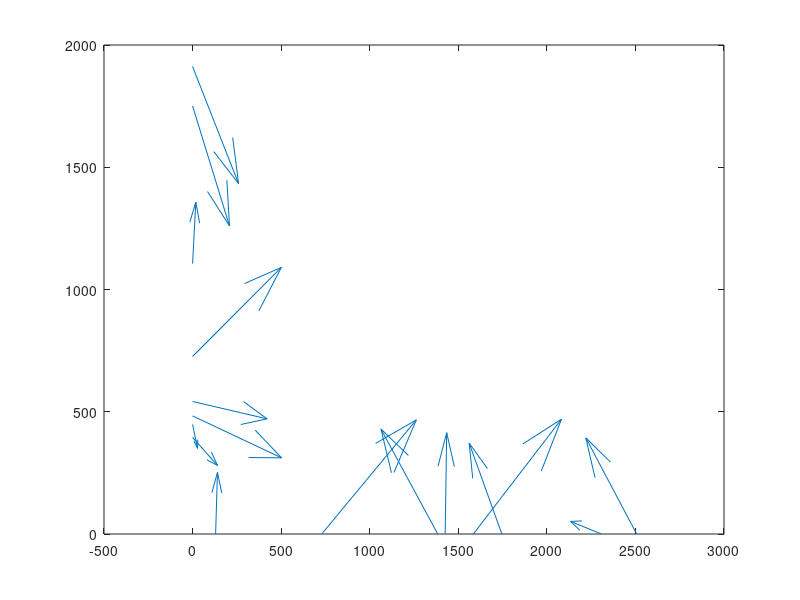

Write the MATLAB code that produced this figure. (Note: this script raises an error after producing the figure.)
clear; clc; close all;

nx = 2560;
ny = 2560;
N = 20;
% odd indices are x=0, y=any (with pos x vel)
% even indices are x=any, y=0 (with pos y vel)
% x0s = round(linspace(0,nx,N));
x0s = round(rand(1,N)*nx);
x0s(1:2:end) = 0;
% y0s = round(linspace(0,ny,N));
y0s = round(rand(1,N)*ny);
y0s(2:2:end) = 0;
vMax = 2e3;
vxs = rand(1,N)*vMax;
vxs(2:2:end) = vxs(2:2:end).*(round(rand(1,N/2))*2-1);
vys = rand(1,N)*vMax;
vys(1:2:end) = vys(1:2:end).*(round(rand(1,N/2))*2-1);

ts = min(abs((nx.*(vxs>0)-x0s)./vxs),abs((ny.*(vys>0)-y0s)./vys));
tfilter = ts<0.5 | ts>20;
x0s(tfilter) = [];
y0s(tfilter) = [];
vxs(tfilter) = [];
vys(tfilter) = [];
N = nnz(~(tfilter));
disp(['Proceeding with ', num2str(N), ' long-enough points']);

figure; quiver(x0s,y0s,vxs,vys);
xline([0,nx]);
yline([0,nx]);
%%
for i=1:N
    [events] = eventDataStreamFun(x0s(i),y0s(i),vxs(i),vys(i));
end
%%
filelist = dir("census/*.txt");
Npost = length(filelist);

for i=1:Npost
    dataRate(i) = txt2binCalc(['census/',filelist(i).name]);
    regex = regexp(filelist(i).name,"_x(.+)_y(.+)_vx(.+)_vy(.+).txt",'tokens');
    x0post(i) = str2double(regex{1}{1});
    y0post(i) = str2double(regex{1}{2});
    vxpost(i) = str2double(regex{1}{3});
    vypost(i) = str2double(regex{1}{4});
end
%%
figure;
quiver(x0s,y0s,vxs,vys);
grid on;
xline([0,nx])
yline([0,nx])

figure;
histogram(vecnorm([vxpost;vypost]),round(Npost/4));
xlabel("Magnitude of Velocity");

figure;
histogram(dataRate,round(Npost/4));
xlabel('Data Rate (Mbps)');

figure;
scatter(vecnorm([vxpost;vypost]),dataRate/1e6);
grid on;
xlabel('Magnitude of Velocity');
ylabel('Data Rate (Mbps)');

%% EVT 3.0 16-bit word encoding
function bps = txt2binCalc(filename)
    rawData = readmatrix(filename);
    % N = length(rawData);
    xs = rawData(:,1);
    ys = rawData(:,2);
    % pols = rawData(:,3);
    times = rawData(:,4);
    clear rawData;
    
    nBitsTime = 32*numel(unique(times));
    
    reprepYs = numel(find(ys==circshift(ys,1) & ys==circshift(ys,2)));
    repYs = numel(find(ys==circshift(ys,1))) - reprepYs*2;
    uniqueYs = numel(ys)-repYs;
    nBitsY = 16*(uniqueYs - repYs - 2*reprepYs);
    nBitsX = 16*(numel(xs));
    
    nBitsTot = nBitsTime + nBitsY + nBitsX;
    bps = nBitsTot/(times(end)/1e6);
    disp(['Output: ', num2str(bps/1e6), ' Mbps']);
end
